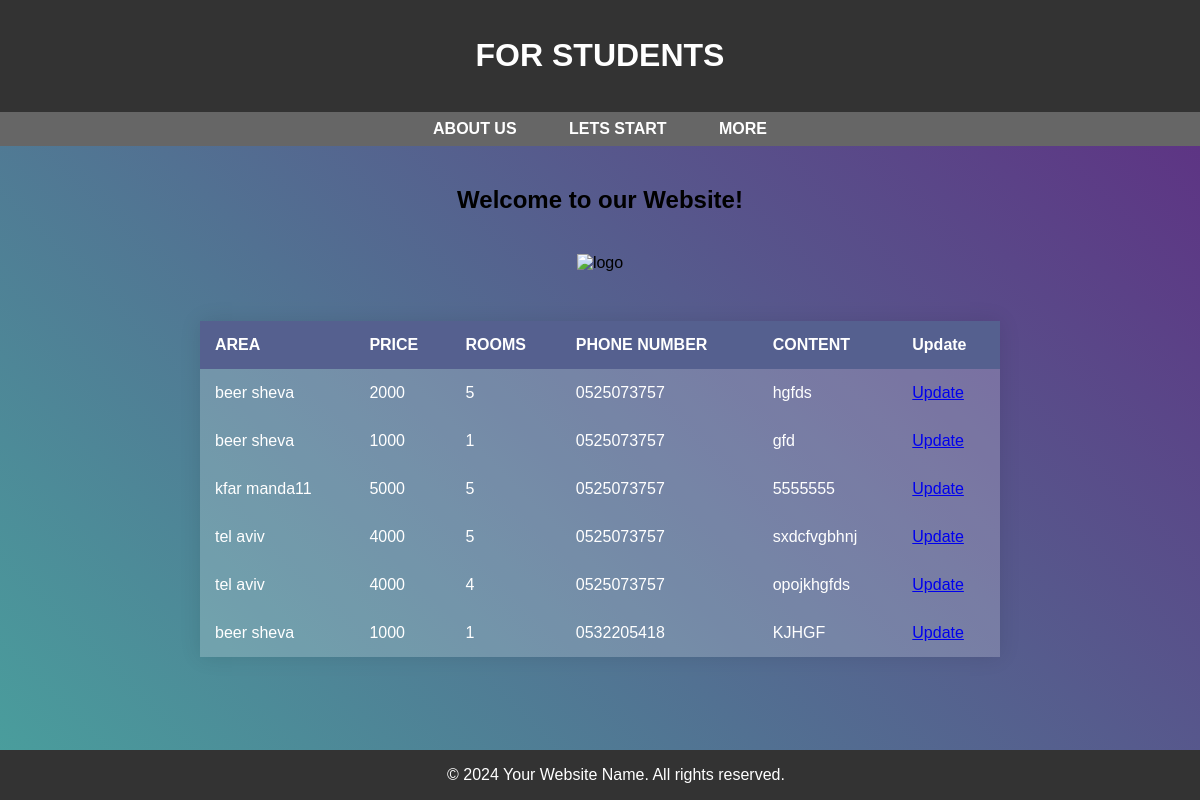
The page /adminapartments.html on the database its author committed.
### pages/models.py (models this page shows)
class Apartments(models.Model):
    id = models.AutoField(primary_key=True)
    price=models.IntegerField(
        default=1000,
        validators=[MaxValueValidator(5000), MinValueValidator(1000)])
    rooms=models.IntegerField(
        default=1,
        validators=[MaxValueValidator(5), MinValueValidator(1)])
    area=models.CharField(max_length=100)
    content=models.TextField(null=False)
    phonenumber=models.CharField(max_length=10,null=True)
    class Meta:
        verbose_name='Apartment'

### pages/views.py (the view)
# urls.py: path('adminapartments.html',views.adminapartments,name='adminapartments'),
def adminapartments(request):
     soft=Apartments.objects.all()
     return render(request,'pages/adminapartments.html',{'soft':soft})

### templates/pages/adminapartments.html (shortened to what this page needs)
<!DOCTYPE html>
<html>
{% extends "masterpage.html" %}
{% block connect %}
{% load static %}
<link rel="stylesheet" type="text/css" href="{% static 'css/admintabels.css' %}">
<div class="container">
	<table>
		<thead>
			<tr>
				<th>AREA</th><p>
				<th>PRICE</th>
				<th>ROOMS</th>
                <th>PHONE NUMBER</th>
				<th>CONTENT</th>
				<th>Update</th>
			</tr>
    </thead>
		<tbody>
			{% for s in soft %}
			<tr>
				<td>{{s.area}}</td>
				<td>{{s.price}}</td>
				<td>{{s.rooms}}</td>
                <td>{{s.phonenumber}}</td>
				<td>{{s.content}}</td>
				<td><a href="{% url 'updateapartment' s.id %}">Update</td>
                {%endfor%}
			</tr>
		</tbody>
	</table>
</div>
</html>
{%endblock connect%}

### templates/masterpage.html (shortened to what this page needs)
<!DOCTYPE html>
<html lang="en">
    {%load static%}
<head>
</head>
<body>
    <header>
        <h1>FOR STUDENTS</h1>
    </header>
    <nav>
        <a href="aboutus.html">ABOUT US</a>
        <a href="home.html">LETS START</a>
        <a href="More.html">MORE</a>
    </nav>
    <section>
        <h2>Welcome to our Website!</h2>
    </section>
    <center>
        <marquee behavior="scroll" direction="left">
            <img src = "https://forstudents.org/wp-content/uploads/2022/10/PreviewIMage.jpg"
              alt ="logo">
        </marquee>
    <footer>
        &copy; 2024 Your Website Name. All rights reserved.
    </footer>
</body>
</html>
 {% block connect %}
 {% endblock connect %}

### FORSTUDENTS/static/css/admintabels.css (style rules this page uses)
html, body { height: 100%; }
body { margin: 0; background: linear-gradient(45deg, #49a09d, #5f2c82); font-family: sans-serif; font-weight: 100; }
.container { position: absolute; top: 50%; left: 50%; transform: translate(-50%, -50%); }
table { width: 800px; border-collapse: collapse; overflow: hidden; box-shadow: 0 0 20px rgba(0,0,0,0.1); }
th, td { padding: 15px; background-color: rgba(255,255,255,0.2); color: #fff; }
th { text-align: left; }

### templates/masterpage.html (style rules this page uses)
header { background-color: #333; color: white; padding: 1em; text-align: center; }
nav { background-color: #666; padding: 0.5em; text-align: center; }
nav a { text-decoration: none; color: white; padding: 1em; margin: 0 0.5em; font-weight: bold; }
section { padding: 20px; text-align: center; }
footer { background-color: #333; color: white; padding: 1em; text-align: center; position: fixed; bottom: 0; width: 100%; }

### rows shown on the page
Apartments: area "beer sheva", price "2000", rooms "5", phonenumber "0525073757", content "hgfds"
Apartments: area "beer sheva", price "1000", rooms "1", phonenumber "0525073757", content "gfd"
Apartments: area "kfar manda11", price "5000", rooms "5", phonenumber "0525073757", content "5555555"
Apartments: area "tel aviv", price "4000", rooms "5", phonenumber "0525073757", content "sxdcfvgbhnj"
Apartments: area "tel aviv", price "4000", rooms "4", phonenumber "0525073757", content "opojkhgfds"
Apartments: area "beer sheva", price "1000", rooms "1", phonenumber "0532205418", content "KJHGF"
